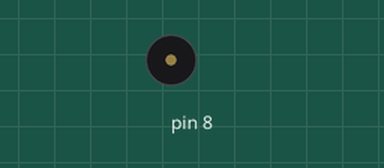
This sketch was run on a simulated Arduino Uno, built with avr-gcc and run on an emulated ATmega328P. Parts: buzzer (waves = sounding).

Above: at 0.3 s.
Timing chart, 0 to 1.8 s (numbered marks = the images above):
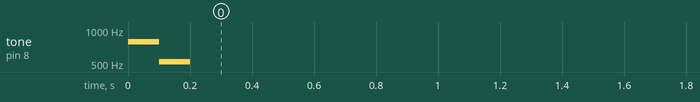

The sketch:

week08_Arduino_G5_C5.ino
```cpp
// sketch_oct27a.ino

// week08_Arduino_G5_C5
void setup() {
  Serial.begin(9600);
  pinMode(8, OUTPUT); // 「發聲音」的8
  tone(8, 784, 100); // 聲音 So
  delay(100);
  tone(8, 523, 100); // 聲音 Do
  delay(100);
}
void SerialEvent() {
  while (Serial.available()) {
    char now = Serial.read();
    if (now=='R') {
      tone(8, 784, 100); // 聲音 So
      delay(100);
      tone(8, 523, 100); // 聲音 Do
      delay(100);
    } else {
      tone(8, 523, 100); // 聲音 Do
      delay(100);
      tone(8, 784, 100); // 聲音 So
      delay(100);
    }
  }
}
void loop() {

}
```
